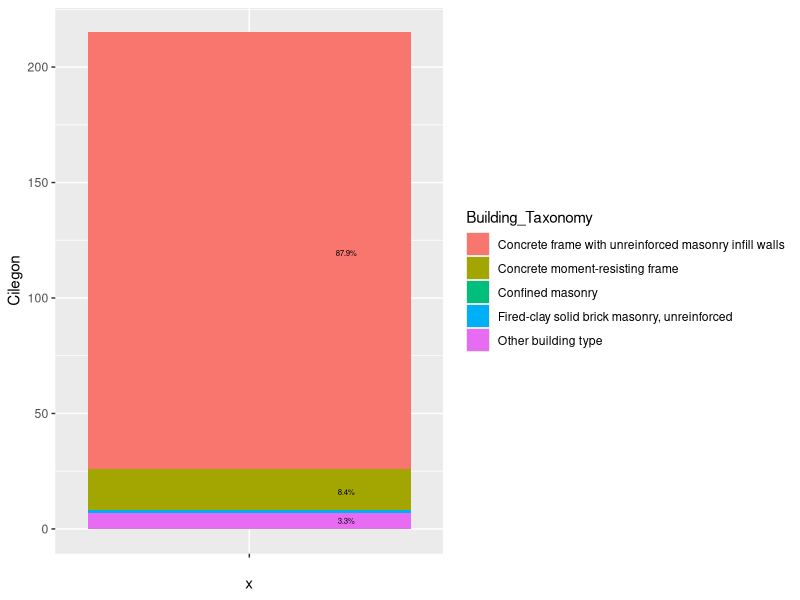
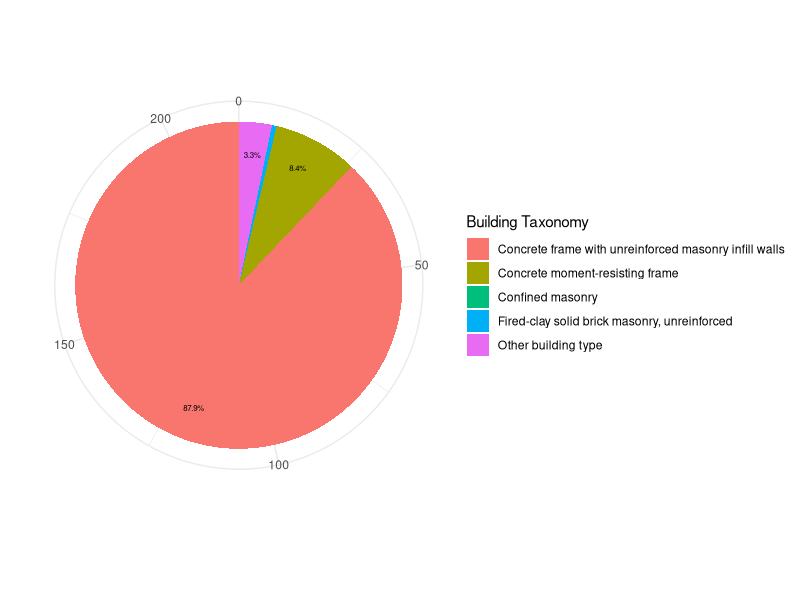
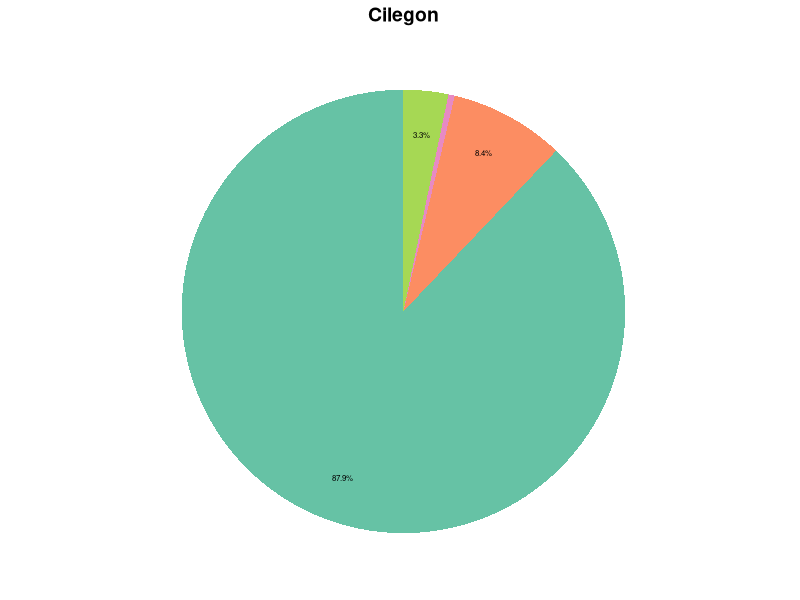

These figures' R source, in order: (Note: this script raises an error after producing the figures.)
library(tidyverse)
library(ggrepel)
library(scales)
library(egg)

#CILEGON
#piechart Cilegon
Tax_Cilegon <- read_csv("Taxonomy of Surveyed Public - Cilegon R2.csv")
Tax_Cilegon <- Tax_Cilegon %>%
  mutate(csum = cumsum(coalesce(Cilegon, 0)) + Cilegon*0)
#bar plot to visualize data
bp_Cilegon <- ggplot(Tax_Cilegon, aes(x = "", y = Cilegon, fill = Building_Taxonomy))+
  geom_col(position = 'stack', width = 1)+
  geom_text(data = subset(Tax_Cilegon, Persentase>3),
            aes(label = percent(Persentase/100), x = 1.3),
            position = position_stack(vjust = 0.5),
            size = 2)
bp_Cilegon
#create pie chart
pie_Cilegon <- bp_Cilegon + coord_polar(theta = "y")+
  xlab("")+
  ylab("")+
  labs(fill = "Building Taxonomy")+
  theme_bw()+
  theme_minimal()
pie_Cilegon
#create blank theme
blank_theme <- theme_minimal()+
  theme(
    axis.title.x = element_blank(),
    axis.title.y = element_blank(),
    panel.border = element_blank(),
    panel.grid=element_blank(),
    axis.ticks = element_blank(),
    plot.title=element_text(size=14, face="bold")
  )
#use brewer palette
pie2_Cilegon <- pie_Cilegon + scale_fill_brewer(palette = "Set2") + 
  theme(axis.text = element_blank()) +
  blank_theme +
  ggtitle("Cilegon")+
  theme(axis.text.x = element_blank(),
        legend.position = "none",
        plot.title = element_text(hjust = 0.5))
pie2_Cilegon
pie2_Bengkulu

#saving chart
ggsave("Figure1_PieChart_Cilegon.pdf", 
       plot = last_plot(),
       width = 7.5, 
       height = 5,
       units = "in")
